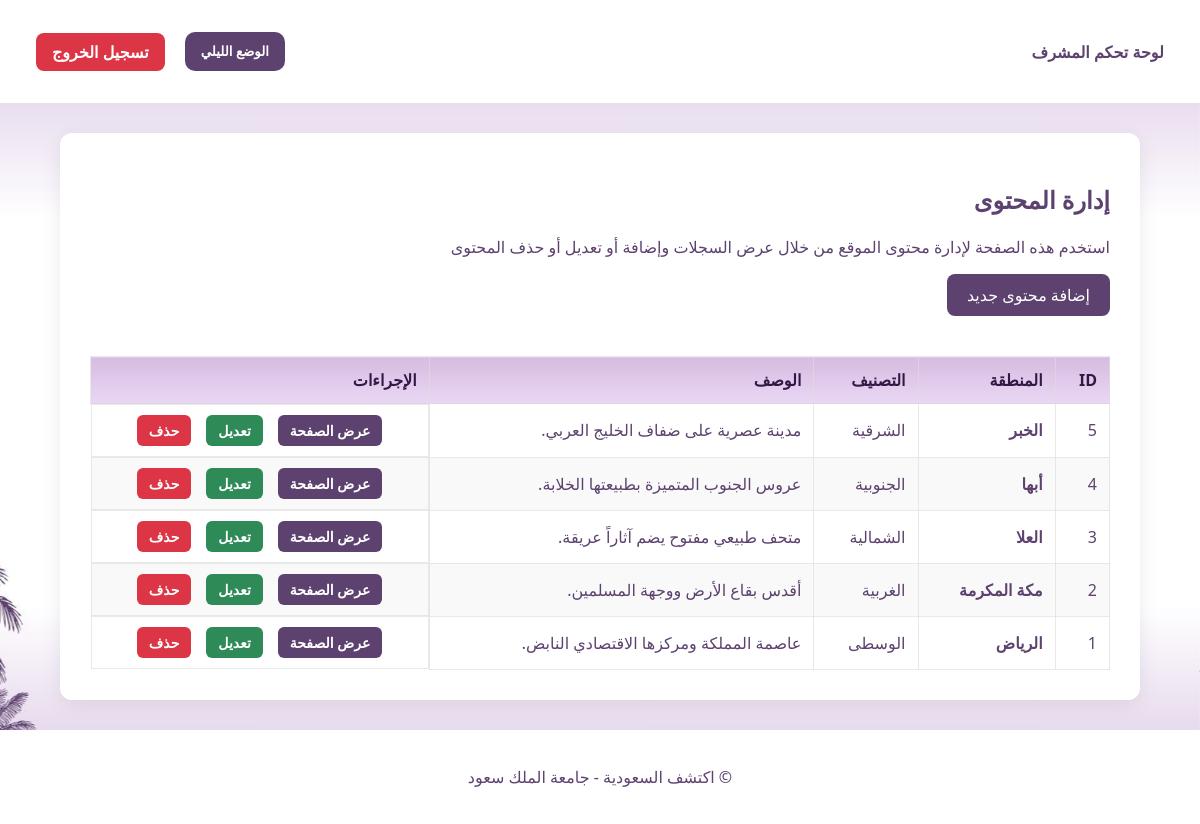
/dashboard.php (signed in), run on an earlier commit of the app's database.
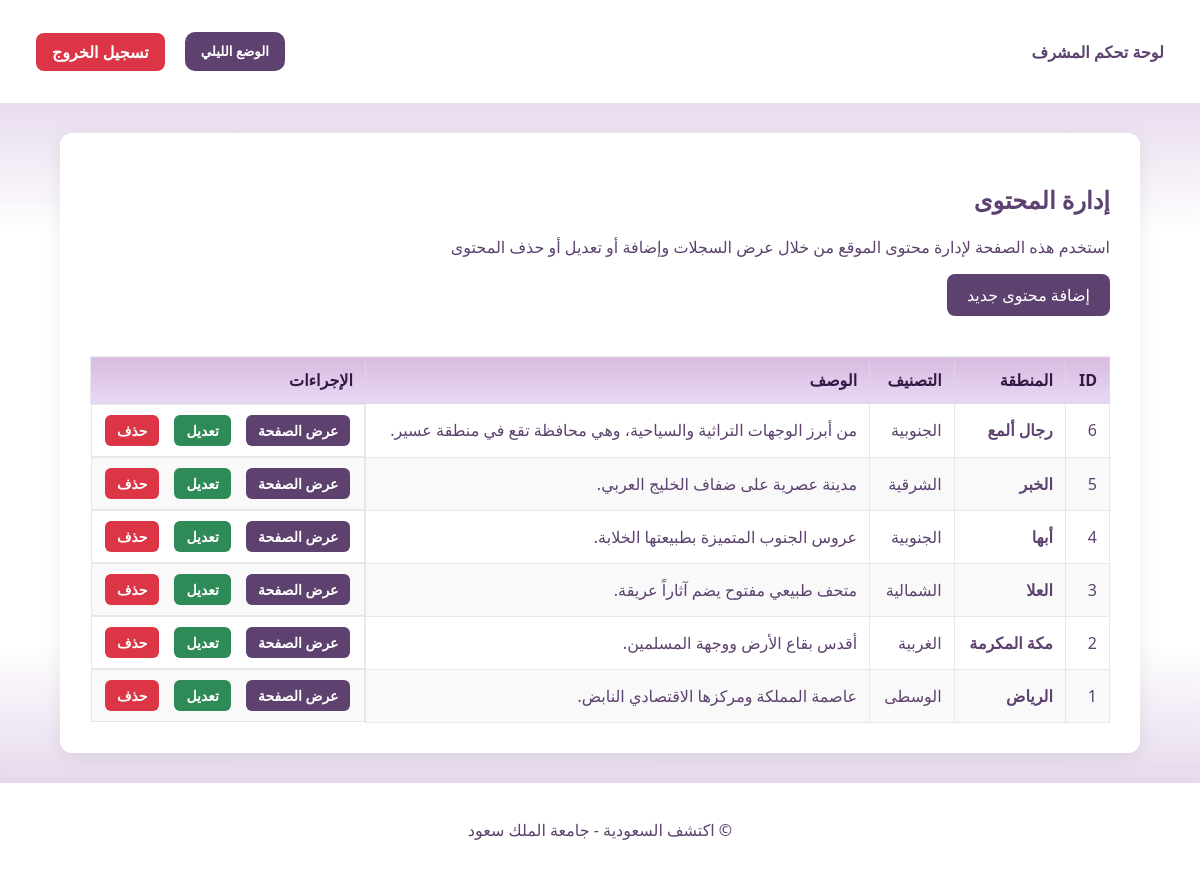
And on a later commit of the database.
### tables this page shows
CREATE TABLE `regions` (
  `id` int(11) NOT NULL,
  `name` varchar(100) NOT NULL,
  `category` varchar(50) DEFAULT NULL,
  `description` text DEFAULT NULL,
  `details` text DEFAULT NULL,
  `main_image` varchar(255) DEFAULT NULL,
  `landmarks` text DEFAULT NULL,
  `activities` text DEFAULT NULL,
  `gallery_img1` varchar(255) DEFAULT NULL,
  `gallery_img2` varchar(255) DEFAULT NULL,
  `gallery_img3` varchar(255) DEFAULT NULL,
  `facts` text DEFAULT NULL
);

### dashboard_process.php (called while the page is built, shortened)
<?php
include 'datab.php';
$result = mysqli_query($conn, "SELECT * FROM regions ORDER BY id DESC");
?>

### dashboard.php (the view, shortened to what this page needs)
<?php
include 'dashboard_process.php';
?>
<!DOCTYPE html>
<html lang="ar" dir="rtl">
<head>
    <link rel="stylesheet" href="style.css">
</head>
<body>
<header>
    <div class="nav-container">
        <div class="logo">لوحة تحكم المشرف</div>
        <nav>
            <ul>
                <li><button id="night-mode-btn" onclick="toggleNightMode()">الوضع الليلي</button></li>
                <li><a href="logout.php" onclick="return confirm('هل أنت متأكد أنك تريد تسجيل الخروج؟')" class="btn-logout">تسجيل الخروج</a></li>
            </ul>
        </nav>
    </div>
</header>
<main class="dashboard-main">
    <div class="dashboard-container">
        <h2>إدارة المحتوى</h2>
        <p>استخدم هذه الصفحة لإدارة محتوى الموقع من خلال عرض السجلات وإضافة أو تعديل أو حذف المحتوى</p>
        <a href="add.php" class="btn-add"> إضافة محتوى جديد</a>
        <div class="table-responsive">
            <table class="dashboard-table">
                <thead>
                    <tr>
                        <th>ID</th>
                        <th>المنطقة</th>
                        <th>التصنيف</th>
                        <th>الوصف</th>
                        <th>الإجراءات</th>
                    </tr>
                </thead>
                <tbody>
                    <?php
                    if ($result && mysqli_num_rows($result) > 0):
                        while($row = mysqli_fetch_assoc($result)):
                    ?>
                    <tr>
                        <td><?php echo $row['id']; ?></td>
                        <td><strong><?php echo $row['name']; ?></strong></td>
                        <td><?php echo $row['category']; ?></td>
                        <td><?php echo $row['description']; ?></td>
                        <td class="actions-cell">
                            <a href="details.php?id=<?php echo $row['id']; ?>" class="btn-view" target="_blank">عرض الصفحة</a>
                            <a href="update.php?id=<?php echo $row['id']; ?>" class="btn-edit">تعديل</a>
                            <a href="dashboard.php?delete=<?php echo $row['id']; ?>"
                               class="btn-delete"
                               onclick="return confirm('هل أنت متأكد من حذف هذا السجل نهائياً؟')">حذف</a>
                        </td>
                    </tr>
                    <?php
                        endwhile;
                    else:
                    ?>
                    <tr>
                        <td colspan="5" style="text-align:center; padding: 20px;">لا توجد بيانات حالياً. اضغط على "إضافة محتوى" للبدء.</td>
                    </tr>
                    <?php endif; ?>
                </tbody>
            </table>
        </div>
    </div>
</main>
<footer id="footer-tag">
    <p>© اكتشف السعودية - جامعة الملك سعود</p>
</footer>
</body>
</html>

What changed in the data, as far as the page shows it:
added regions: id "6", name "رجال ألمع", category "الجنوبية", description "من أبرز الوجهات التراثية والسياحية، وهي محافظة تقع في منطقة عسير."
